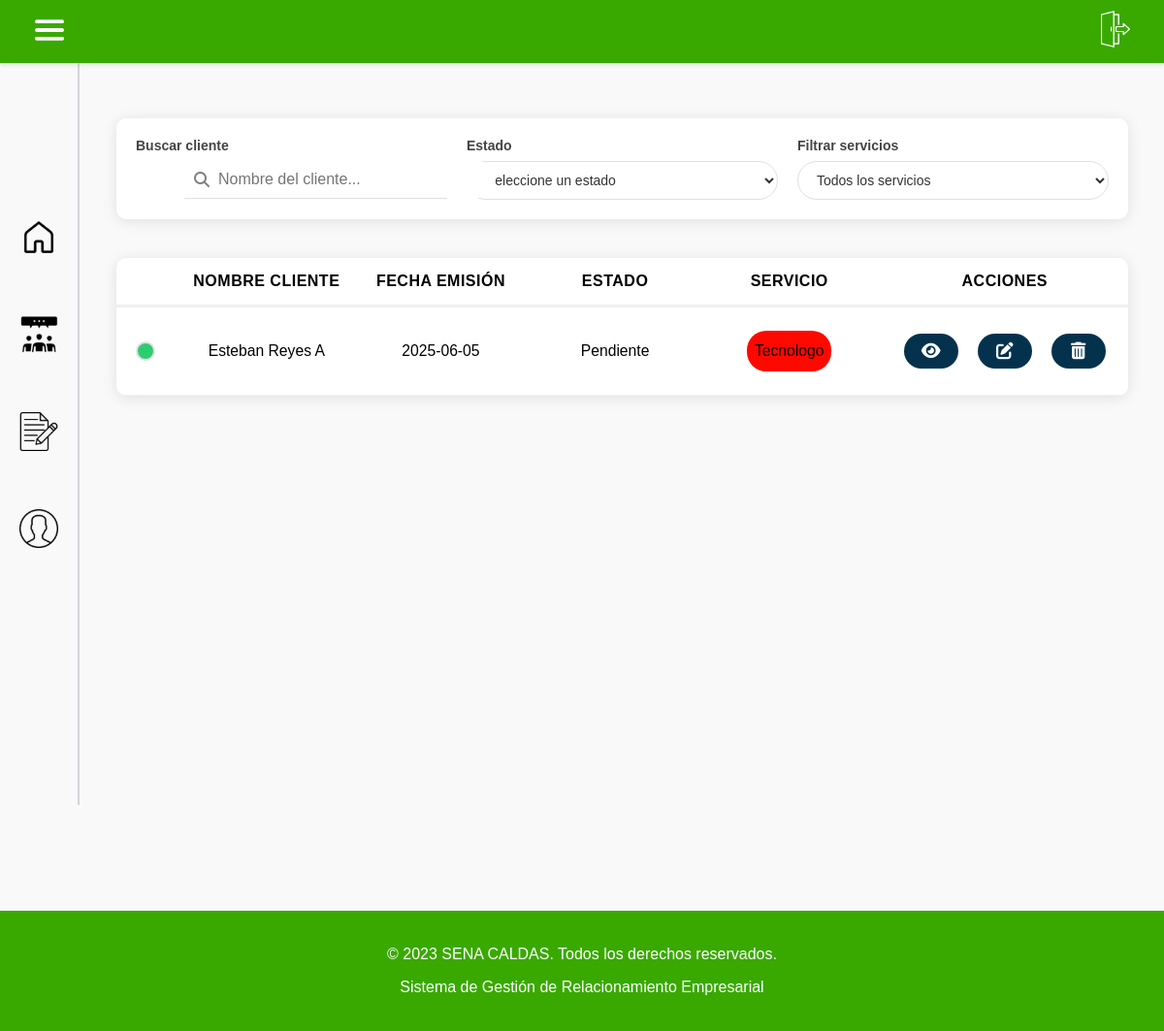
Screenshot of /solicitud/view (signed in) with the database file from the repository.
### tables this page shows
CREATE TABLE `solicitud` (
  `idSolicitud` int(11) NOT NULL,
  `FechaEvento` date DEFAULT NULL,
  `FechaCreacion` date NOT NULL,
  `Lugar` varchar(80) DEFAULT NULL,
  `Municipio` varchar(50) NOT NULL,
  `Observaciones` varchar(100) DEFAULT NULL,
  `Comentarios` varchar(100) DEFAULT NULL,
  `MedioSolicitud` varchar(50) DEFAULT NULL,
  `DescripcionNecesidad` varchar(100) DEFAULT NULL,
  `FKusuario` int(11) NOT NULL,
  `FKtipoEvento` int(11) NOT NULL,
  `FKestado` int(11) NOT NULL,
  `FKcliente` int(11) NOT NULL,
  `FKtipoServicio` int(11) NOT NULL
);

CREATE TABLE `cliente` (
  `idCliente` int(11) NOT NULL,
  `DocumentoCliente` varchar(20) NOT NULL,
  `NombreCliente` varchar(100) NOT NULL,
  `CorreoCliente` varchar(100) NOT NULL,
  `TelefonoCliente` varchar(10) NOT NULL
);

CREATE TABLE `estado` (
  `idEstado` int(11) NOT NULL,
  `Estado` varchar(45) NOT NULL,
  `Descripcion` varchar(100) NOT NULL
);

CREATE TABLE `servicio` (
  `idServicio` int(11) NOT NULL,
  `Servicio` varchar(100) NOT NULL,
  `Color` varchar(7) NOT NULL
);

### app/controllers/baseController.php (called while the page is built, shortened)
<?php
class BaseController {
    public $layout = "default";
    public function render(string $view, array $arrayData = null) {
        $layout = MAIN_APP_ROUTE . "../views/layouts/{$this->layout}.php";
        include_once $layout;
    }
}

### app/controllers/solicitudController.php (called while the page is built, shortened)
<?php
require_once "baseController.php";
require_once MAIN_APP_ROUTE."../models/SolicitudModel.php";
class SolicitudController extends BaseController{
    public function view(){
        $solicitudObj = new SolicitudModel();
        $solicitudes = $solicitudObj->getAll();
        $clienteObj = new ClienteModel();
        $clientes = $clienteObj->getAll();
        $servicioObj = new ServicioModel();
        $servicios = $servicioObj->getAll();
        $estadoObj = new EstadoModel();
        $estados = $estadoObj->getAll();
        $data = [
            "solicitudes" => $solicitudes,
            "clientes" => $clientes,
            "servicios" => $servicios,
            "estados" => $estados,
            "titulo" => "solicitudes"
        ];
        $this->render('solicitud/view.php', $data);
    }
}
?>

### app/models/BaseModel.php (called while the page is built, shortened)
<?php
abstract class BaseModel {
    public function __construct() {
        try {
            $options = [
                PDO::ATTR_ERRMODE => PDO::ERRMODE_EXCEPTION,
                PDO::ATTR_DEFAULT_FETCH_MODE => PDO::FETCH_OBJ
            ];
            $dsn = DRIVER.':host='.HOST.';dbname='.DATABASE;
            $this->dbConnection = new PDO($dsn, USERNAME_DB, PASSWORD_DB, $options);
        } catch (PDOException $ex) {
            echo 'Error en la conexión: '.$ex->getMessage();
            exit;
        }
    }
}

### app/models/solicitudModel.php (called while the page is built, shortened)
<?php
require_once MAIN_APP_ROUTE."../models/BaseModel.php";
class SolicitudModel extends BaseModel {
    public function __construct(
        ?int $idSolicitud = null,
        ?string $Descripcion = null,
        ?string $FechaSolicitud = null,
        ?int $IdCliente = null,
        ?int $IdServicio = null,
        ?int $IdEstado = null
    ) {
        $this->table = "solicitud";
    }
    public function getAll(): array {
        try {
            $sql = "SELECT s.*, c.NombreCliente, sv.Servicio, sv.Color, e.Estado
                    FROM {$this->table} s
                    JOIN cliente c ON s.FKcliente = c.idCliente
                    JOIN tiposervicio ts ON s.FKtipoServicio = ts.idTipoServicio
                    JOIN servicio sv ON ts.FKidServicio = sv.idServicio
                    JOIN estado e ON s.FKestado = e.idEstado
                    ORDER BY s.FechaCreacion DESC";
            return $this->dbConnection->query($sql)->fetchAll(PDO::FETCH_OBJ);
        } catch (PDOException $e) {
            throw new PDOException("Error al obtener solicitudes: " . $e->getMessage());
        }
    }
}

### app/views/solicitud/view.php (the view, shortened to what this page needs)
<link href="https://cdnjs.cloudflare.com/ajax/libs/font-awesome/5.15.3/css/all.min.css" rel="stylesheet">
<div class="filters">
    <div class="search-container">
        <div class="form-group">
            <label>Buscar cliente</label>
            <div class="search-bar">
                <i class="fas fa-search search-icon"></i>
                <input id="searchInput" type="text" placeholder="Nombre del cliente...">
            </div>
        </div>
    </div>
    <div class="search-container">
        <div class="form-group">
            <label for="estado">Estado</label>
            <select id="estado" name="IdEstado" class="form-control">
                <option value="">Seleccione un estado</option>
            </select>
        </div>
    </div>
    <div class="search-container">
        <div class="form-group">
            <label>Filtrar servicios</label>
            <select id="servicio" name="IdServicio" class="form-control">
                <option value="">Todos los servicios</option>
            </select>
        </div>
    </div>
</div>
<main>
    <div class="table">
        <div class="titulos">
            <div></div>
            <div>Nombre Cliente</div>
            <div>Fecha Emisión</div>
            <div>Estado</div>
            <div>Servicio</div>
            <div>Acciones</div>
        </div>
        <?php if (empty($solicitudes)): ?>
            <div class="solicitud-row">
                <div colspan="6" style="text-align:center;">No se encuentran solicitudes en la base de datos</div>
            </div>
        <?php else: ?>
            <?php foreach ($solicitudes as $solicitud): ?>
                <?php
                $dias = (new DateTime())->diff(new DateTime($solicitud->FechaCreacion))->days;
                if ($dias < 7) {
                    $statusClass = "status-recent";
                } elseif ($dias <= 15) {
                    $statusClass = "status-medium";
                } else {
                    $statusClass = "status-old";
                }
                ?>
                <div class="solicitud-row">
                    <div>
                        <span class="status-indicator <?php echo $statusClass; ?>"></span>
                    </div>
                    <div><?php echo htmlspecialchars($solicitud->NombreCliente); ?></div>
                    <div><?php echo htmlspecialchars($solicitud->FechaCreacion); ?></div>
                    <div><?php echo htmlspecialchars($solicitud->Estado); ?></div>
                    <div>
                        <div class="service-badge <?php echo $textClass; ?>"
                            style="background-color: <?php echo htmlspecialchars($solicitud->Color); ?>">
                            <?php echo htmlspecialchars($solicitud->Servicio); ?>
                        </div>
                    </div>
                    <div class="buttons">
                        <a href="/solicitud/view/<?php echo $solicitud->idSolicitud; ?>" class="ver buttons">
                            <i class="fas fa-eye"></i>
                        </a>
                        <a href="/solicitud/edit/<?php echo $solicitud->idSolicitud; ?>" class="editar">
                            <i class="fas fa-edit"></i>
                        </a>
                        <a href="/solicitud/delete/<?php echo $solicitud->idSolicitud; ?>" class="eliminar">
                            <i class="fas fa-trash-alt"></i>
                        </a>
                    </div>
                </div>
            <?php endforeach; ?>
        <?php endif; ?>
    </div>
</main>

### public/css/styles_admin_layout.css (style rules this page uses)
body { font-family: sans-serif; background-color: #f9f9f9; margin: 0; transition: margin-left 0.3s ease; }
main { transition: margin-left 0.5s ease; display: flex; align-items: center; justify-content: center; }
@media (max-width: 1200px) { .search-bar { max-width: 200px; margin-left: 30px; } }
.buttons { display: flex; gap: 10px; }
.buttons a { background-color: #04324D; color: white; text-decoration: none; padding: 0 10px; border-radius: 20px; font-size: 16px; display: flex; align-items: center; justify-content: center; transition: background-color 0.3s ease; width: 36px; height: 36px; }

### app/views/solicitud/view.php (style rules this page uses)
.table { background: white; border-radius: 10px; box-shadow: 0 2px 15px rgba(0, 0, 0, 0.1); width: 100%; margin-top: 20px; overflow: hidden; }
.titulos, .solicitud-row { border-bottom: 3px solid #f0f0f0; display: grid; grid-template-columns: 60px 1fr 1fr 1fr 1fr 1.5fr; align-items: center; text-align: center; gap: 10px; }
.titulos div { font-weight: bold; padding: 15px 0; font-size: 1rem; letter-spacing: 0.5px; text-transform: uppercase; }
.solicitud-row div { margin: 6px 0; padding: 12px 8px; display: flex; justify-content: center; align-items: center; font-size: 0.98rem; }
.solicitud-row { transition: background 0.3s; border-bottom: 1px solid #f0f0f0; }
span { color: #555; font-size: 0.95rem; }
.status-indicator { width: 16px; height: 16px; border-radius: 50%; display: inline-block; margin: 0 auto; border: 2px solid #e0e0e0; }
.status-recent { background-color: #2ecc71; }
.service-badge { padding: 6px 12px; border-radius: 20px; display: inline-block; font-size: 0.9rem; font-weight: 500; transition: all 0.2s ease; }
.buttons a { margin: 0 5px; color: #fff; font-size: 1.1rem; transition: color 0.2s; }
.search-bar { position: relative; flex-grow: 1; max-width: 300px; margin-left: 50px; border-bottom: 1px solid #e0e0e0; }
.search-bar input[type="text"] { width: 100%; padding: 10px 15px 10px 35px; font-size: 16px; border: none; border-radius: 30px; outline: none; background-color: white; }
.search-bar .search-icon { position: absolute; top: 50%; left: 10px; transform: translateY(-50%); color: gray; }
.filters { display: flex; padding: 20px; gap: 20px; background: white; border-radius: 10px; box-shadow: 0 2px 15px rgba(0, 0, 0, 0.1); margin: 20px auto; }
.search-container { flex: 1; min-width: 200px; }
.form-group { display: flex; flex-direction: column; gap: 8px; width: 100%; }
.form-group label { font-size: 14px; color: #444; font-weight: 700; }
.form-control { padding: 10px 15px; border: 1px solid #e0e0e0; border-radius: 30px; font-size: 14px; width: 100%; background-color: white; color: #333; outline: none; transition: all 0.3s ease; }

### rows the page displays
solicitud: FKcliente.NombreCliente "Esteban Reyes A", FechaCreacion "2025-06-05", FKestado.Estado "Pendiente", servicio.Servicio "Tecnologo"
